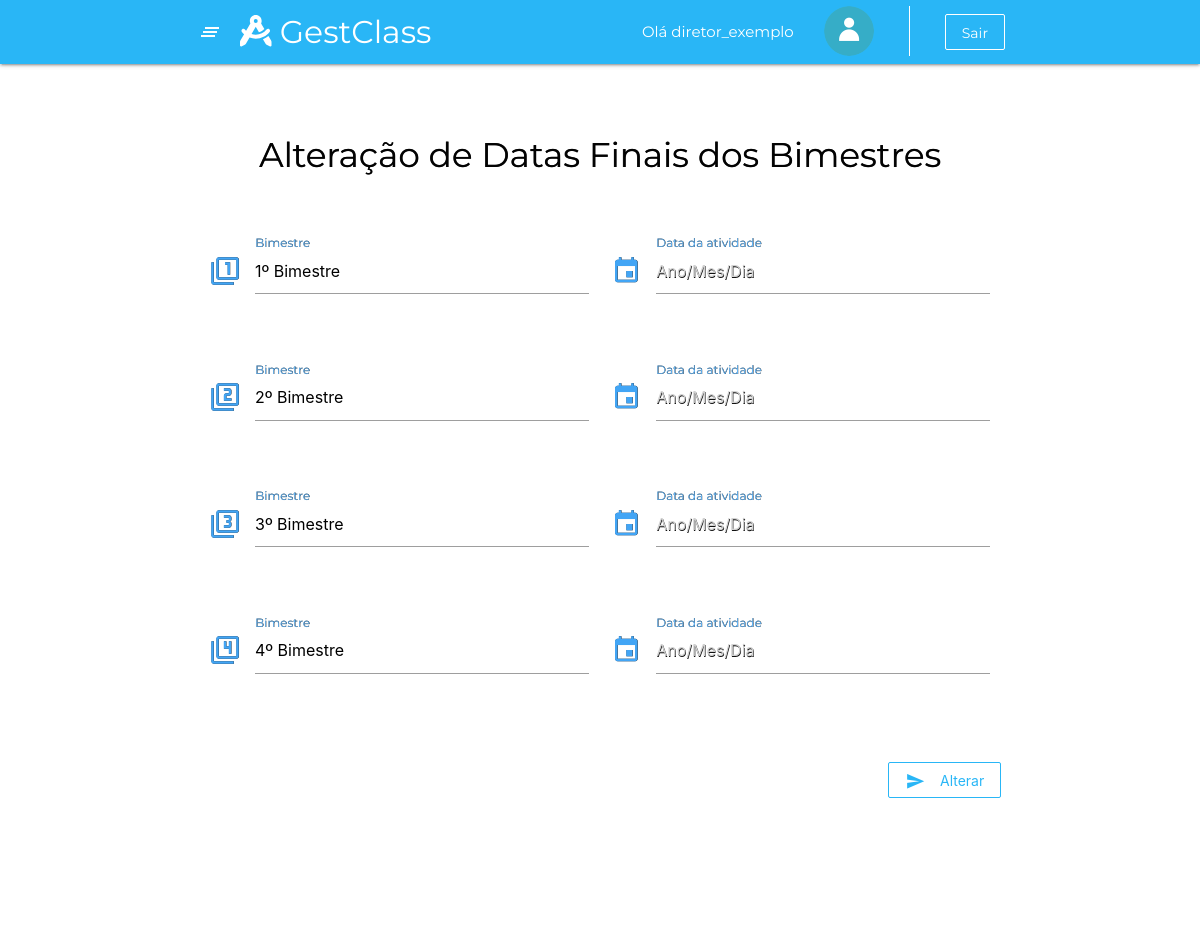
The app's page /alteracaodatasFinaisBimestres.html.php (signed in), older data.
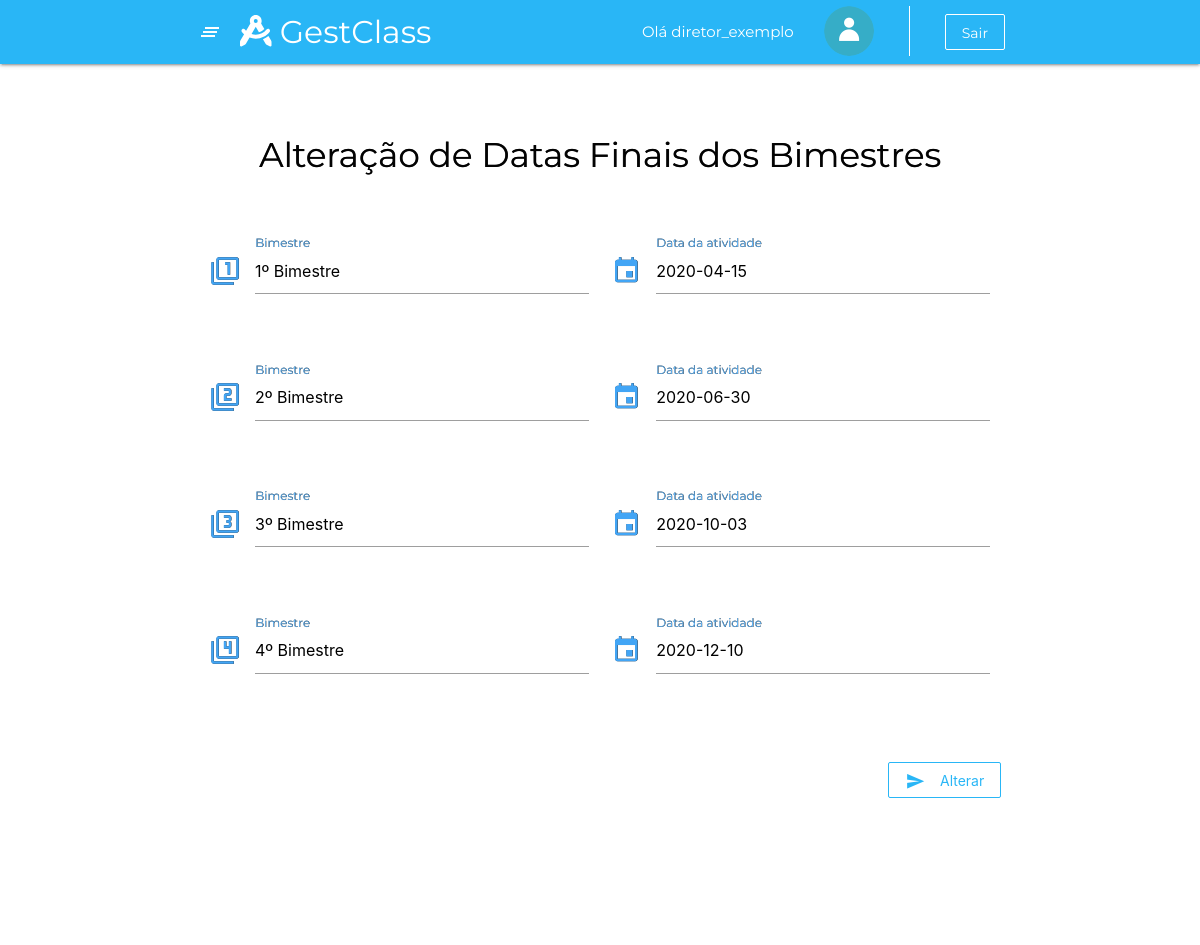
The same page, newer data.
### tables this page shows
CREATE TABLE diretor (
	ID_diretor INTEGER NOT NULL PRIMARY KEY AUTO_INCREMENT UNIQUE,
	nome_diretor VARCHAR (50) NOT NULL,
    foto VARCHAR(255),
	cep VARCHAR (10) NOT NULL,
    numero INTEGER NOT NULL,
    complemento VARCHAR (40),
    rg VARCHAR(15) NOT NULL UNIQUE,
    cpf VARCHAR(14) NOT NULL UNIQUE,
	email VARCHAR(65) NOT NULL UNIQUE,
    senha VARCHAR(50) NOT NULL,
    celular VARCHAR(15) NOT NULL,
    telefone VARCHAR(14),
    fk_id_tipo_usuario_diretor INTEGER NOT NULL,
    fk_id_escola_diretor INTEGER NOT NULL
);

CREATE TABLE datas_fim_bimestres (
	ID_datas_fim_bimestres INTEGER NOT NULL PRIMARY KEY AUTO_INCREMENT UNIQUE,
    bimestre1 DATE NOT NULL,
    bimestre2 DATE NOT NULL,
    bimestre3 DATE NOT NULL,
    bimestre4 DATE NOT NULL,
    fk_id_escola_datas_fim_bimestres INTEGER NOT NULL UNIQUE
);

### alteracaodatasFinaisBimestres.html.php (the view, shortened to what this page needs)
<!DOCTYPE html>
<html lang="pt-br">
<head>
    <link rel="stylesheet" type="text/css" href="css/boletimCadastro.css" />
</head>
<body class="body_estilizado">
    <?php
    include_once 'php/conexao.php';
    $id_tipo_usuario = $_SESSION["id_tipo_usuario"];
    $id_escola = $_SESSION["id_escola"];
    if ($id_tipo_usuario == 2) {
        require_once 'reqDiretor.php';
    } else if ($id_tipo_usuario == 3) {
        require_once 'reqHeader.php';
    } elseif ($id_tipo_usuario == 4) {
        require_once 'reqProfessor.php';
    }
    $sql_select_datas = $conn->prepare("SELECT * FROM datas_fim_bimestres WHERE fk_id_escola_datas_fim_bimestres = $id_escola");
    $sql_select_datas->execute();
    $datas_fim_bimestres = $sql_select_datas->fetch(PDO::FETCH_ASSOC);
    $data_bimestre1 = $datas_fim_bimestres['bimestre1'];
    $data_bimestre2 = $datas_fim_bimestres['bimestre2'];
    $data_bimestre3 = $datas_fim_bimestres['bimestre3'];
    $data_bimestre4 = $datas_fim_bimestres['bimestre4'];
    ?>
    <div class="container col s12 m12 l12" id="container_boletimCadastro">
        <div id="cadastro" class="col s12 m12 l12">
            <h4 class="center">Alteração de Datas Finais dos Bimestres</h4>
            <br><br>
            <form action="php/alteracaoDatasFinais.php" method="POST">
                <div class="row">
                    <div class="input-field col s12 m6 l6">
                        <i class="material-icons prefix blue-icon">filter_1</i>
                        <input type="text" name="bimestre1" value="1º Bimestre" readonly>
                        <label id="lbl">Bimestre</label>
                    </div>
                    <div class="file field input-field col s12 m6 l6">
                        <i class="material-icons prefix blue-icon">event</i>
                        <input placeholder="Ano/Mes/Dia" type="text" class="datepicker validate" name="dataBimestre1" value="<?php echo $data_bimestre1 ?>">
                        <label id="lbl">Data da atividade</label>
                    </div>
                </div>
                <br>
                <div class="row">
                    <div class="input-field col s12 m6 l6">
                        <i class="material-icons prefix blue-icon">filter_2</i>
                        <input type="text" name="bimestre2" value="2º Bimestre" readonly>
                        <label id="lbl">Bimestre</label>
                    </div>
                    <div class="file field input-field col s12 m6 l6">
                        <i class="material-icons prefix blue-icon">event</i>
                        <input placeholder="Ano/Mes/Dia" type="text" class="datepicker validate" name="dataBimestre2" value="<?php echo $data_bimestre2; ?>">
                        <label id="lbl">Data da atividade</label>
                    </div>
                </div>
                <br>
                <div class="row">
                    <div class="input-field col s12 m6 l6">
                        <i class="material-icons prefix blue-icon">filter_3</i>
                        <input type="text" name="bimestre3" value="3º Bimestre" readonly>
                        <label id="lbl">Bimestre</label>
                    </div>
                    <div class="file field input-field col s12 m6 l6">
                        <i class="material-icons prefix blue-icon">event</i>
                        <input placeholder="Ano/Mes/Dia" type="text" class="datepicker validate" name="dataBimestre3" value="<?php echo $data_bimestre3; ?>">
                        <label id="lbl">Data da atividade</label>
                    </div>
                </div>
                <br>
                <div class="row">
                    <div class="input-field col s12 m6 l6">
                        <i class="material-icons prefix blue-icon">filter_4</i>
                        <input type="text" name="bimestre4" value="4º Bimestre" readonly>
                        <label id="lbl">Bimestre</label>
                    </div>
                    <div class="file field input-field col s12 m6 l6">
                        <i class="material-icons prefix blue-icon">event</i>
                        <input placeholder="Ano/Mes/Dia" type="text" class="datepicker validate" name="dataBimestre4" value="<?php echo $data_bimestre4; ?>">
                        <label id="lbl">Data da atividade</label>
                    </div>
                </div>
                <br><br>
                <div class="row">
                    <button id="btnTableChamada" type="submit" class="btn-flat btnLightBlue">
                        <i class="material-icons left">send</i>Alterar
                    </button>
            </form>
        </div>
    </div>
    <?php require_once 'reqFooter.php' ?>

### reqDiretor.php (shortened to what this page needs)
<?php
    include_once 'php/conexao.php';
    $id_usuario = $_SESSION["id_usuario"];
    $id_escola = $_SESSION["id_escola"];
    $query = $conn->prepare("select * from diretor where id_diretor=$id_usuario");
    $query->execute();
    $dados = $query->fetch(PDO::FETCH_ASSOC);
    $nomeDir = $dados['nome_diretor'];
    $nome = Explode(" ",$nomeDir);
    $nome_dir = $nome[0];
?>
<!DOCTYPE html>
<html lang="pt">
<head>
    <link rel="stylesheet" type="text/css" href="node_modules/materialize-css/dist/css/materialize.min.css" />
    <link rel="stylesheet" type="text/css" href="node_modules/@fortawesome/fontawesome-free/css/all.min.css" />
    <link rel="stylesheet" type="text/css" href="node_modules/animate.css/animate.min.css" />
    <link rel="stylesheet" type="text/css" href="node_modules/aos/dist/aos.css" />
    <link rel="stylesheet" type="text/css" href="css/menu.css" />
    <link rel="stylesheet" type="text/css" href="css/default.css" />
    <link rel="stylesheet" type="text/css" href="css/homeSecretaria.css" />
</head>
<body>
    <header>
        <div class="navbar-fixed">
            <nav class="light-blue lighten-1">
                <div class="container">
                    <div class="nav-wrapper">
                        <a href="#" data-target="slide-out" class="sidenav-trigger show-on-large"><i
                                class="material-icons">clear_all</i></a>
                        <a href="homeDiretor.html.php" class="brand-logo"><i class="fas fa-drafting-compass"></i>
                            <span class="hide-on-small-only">GestClass<span></a>
                        <ul class="right">
                            <li>
                                <a class="transparent hide-on-small-only" disable>Olá <?php echo $nome_dir?></a>
                            </li>
                            <?php if(empty($dados['foto'])){?>
                            <li>
                                <a href="perfil.html.php" class="transparent hide-on-small-only">
                                    <img class="circle icon-user" width="50px" height="50px"
                                        src="assets/imagensBanco/usuario.png">
                                </a>
                            </li>
                            <?php }?>
                            <li>
                            </li>
                            <li>
                                <a href="php/logout.php" class="btn-flat btnLight hide-on-small-only">Sair</a>
                            </li>
                        </ul>
                    </div>
                </div>
            </nav>
        </div>
    </header>

### reqFooter.php (shortened to what this page needs)
</body>
</html>

### css/menu.css (style rules this page uses)
.icon-user { padding: 0; margin: 0; margin-top: 6px; }

### css/default.css (style rules this page uses)
body { margin: 0; padding: 0; font-family: 'Montserrat', sans-serif !important; }
.btn-flat { transition: 0.2s; text-transform: inherit; }
.btnLight { text-transform: inherit; border: 0.5px solid #fff; color: #fff; }
.btnLightBlue { text-transform: inherit; border: 0.5px solid #29b6f6; color: #29b6f6; float: right; margin-bottom: 20px; margin-left: 5px; }
#container_boletimCadastro { background-color: rgba(255, 255, 255, 0.9); padding: 10px 30px 80px 30px; margin-top: 40px; margin-bottom: 40px; border-radius: 10px; text-shadow: 0.3px 0.3px 0.3px #111; }
#container_boletimCadastro ::placeholder { text-shadow: 0.5px 0.5px 0.5px #111; }
#lbl { color: #64b5f6; }

### css/homeSecretaria.css (style rules this page uses)
.blue-icon { color: #42a5f5; }

Row changes from the older to the newer data that the page shows:
added datas_fim_bimestres: dataBimestre1 "2020-04-15", dataBimestre2 "2020-06-30", dataBimestre3 "2020-10-03", dataBimestre4 "2020-12-10"
